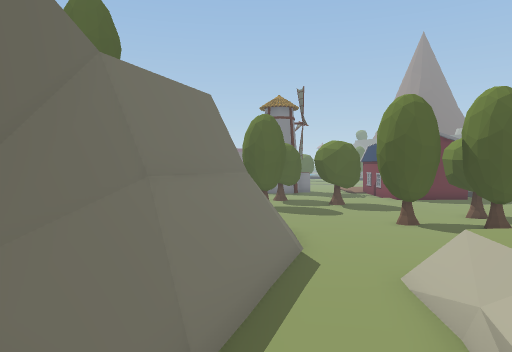
view 1 (above)

24 first-person views from a walk through a 3-D level made in the Unity game engine. The camera is 1.5 m above the floor, tilts 2° down and sees 70° across. The floor is counted in squares, 2 m on a side. Each view is taken from the middle of a square. On the plan, view 1 faces up. The plan holds only what a view shows up to about 11 squares ahead; the rest is blank. The place goes on beyond the plan. The player is left out.

view 2
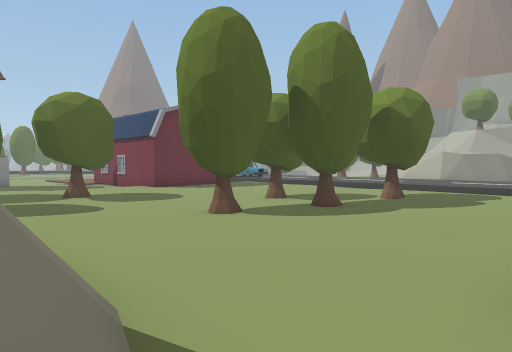

view 3
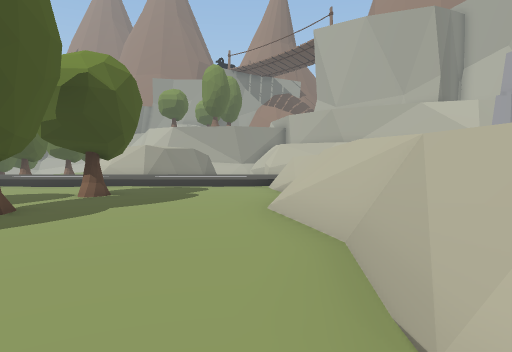

view 4
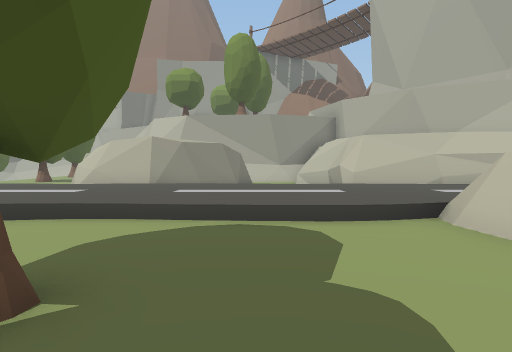

view 5
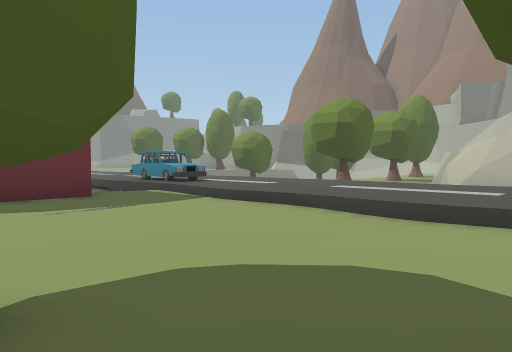

view 6
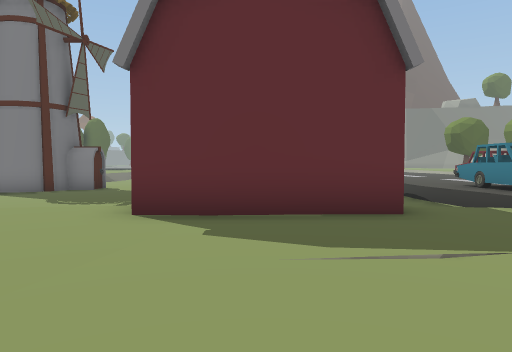

view 7
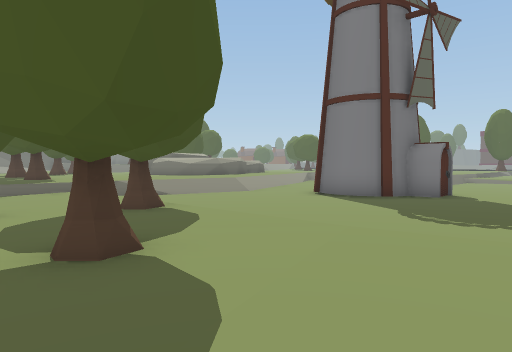

view 8
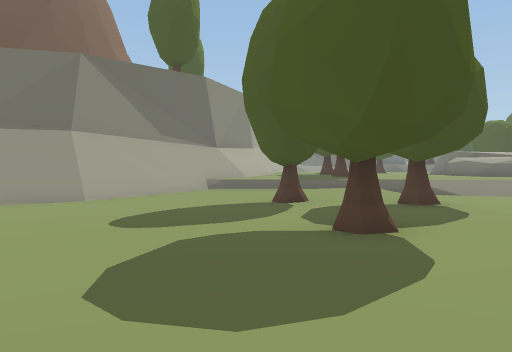

view 9
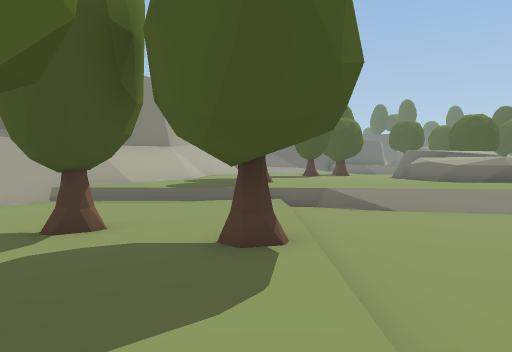

view 10
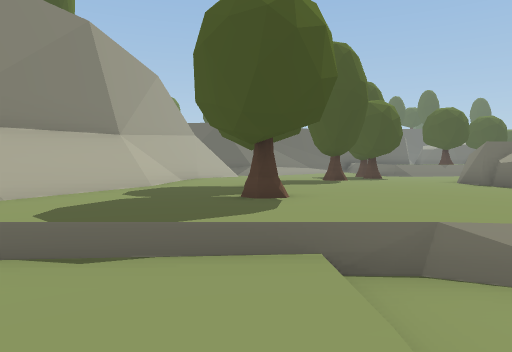

view 11
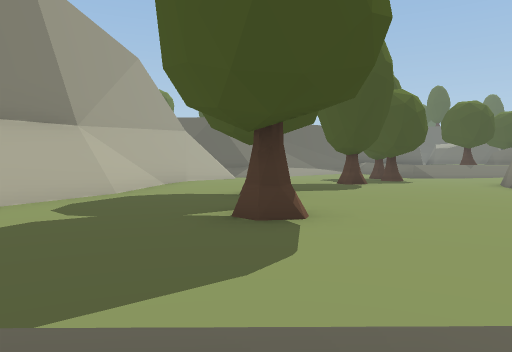

view 12
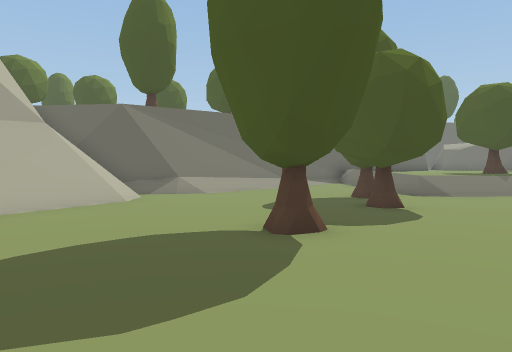

view 13
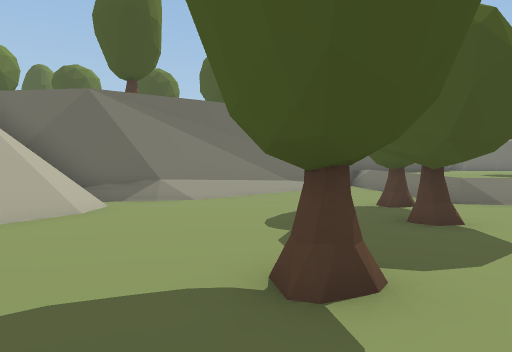

view 14
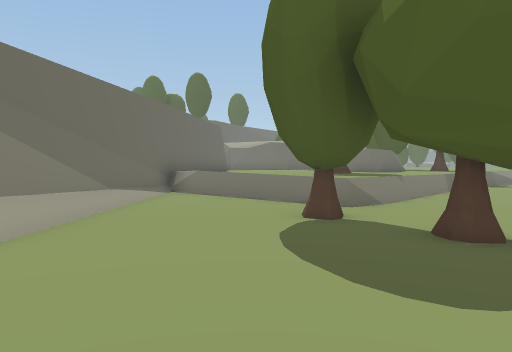

view 15
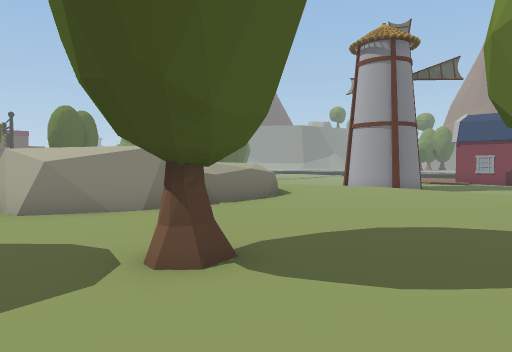

view 16
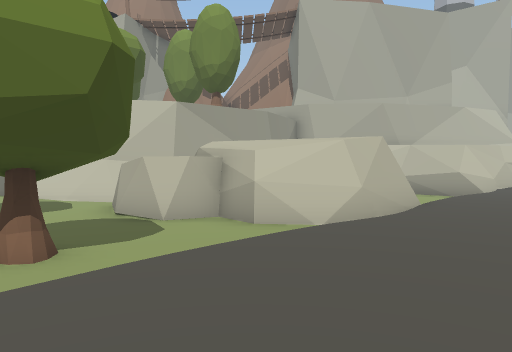

view 17
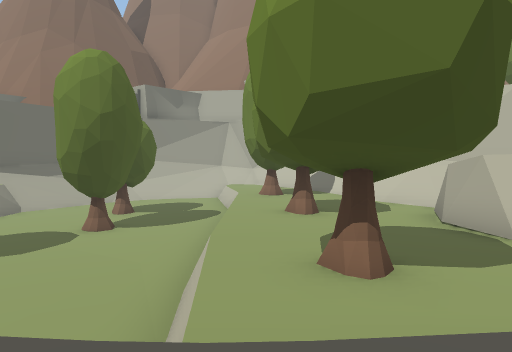

view 18
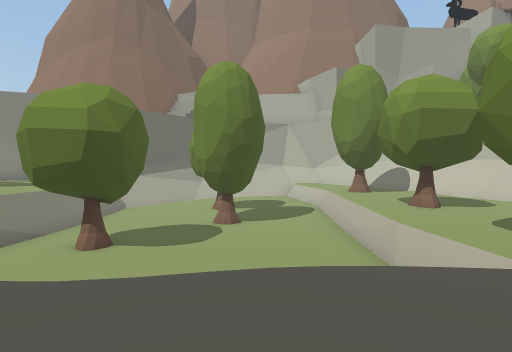

view 19
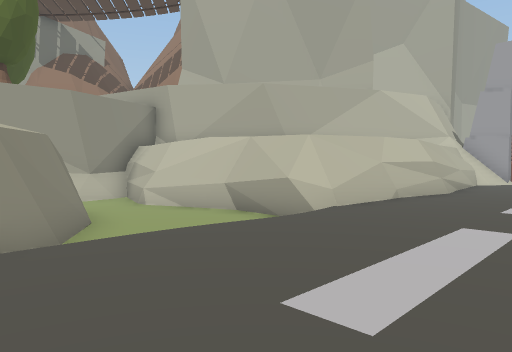

view 20
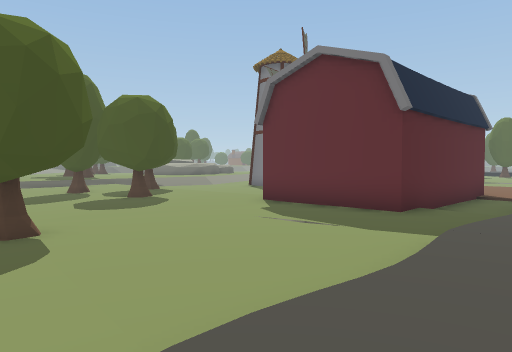

view 21
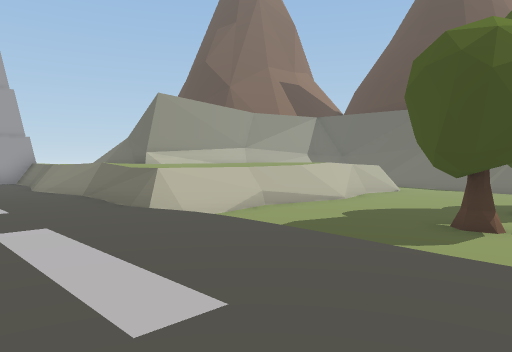

view 22
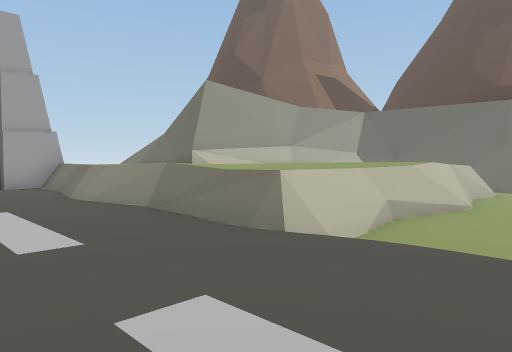

view 23
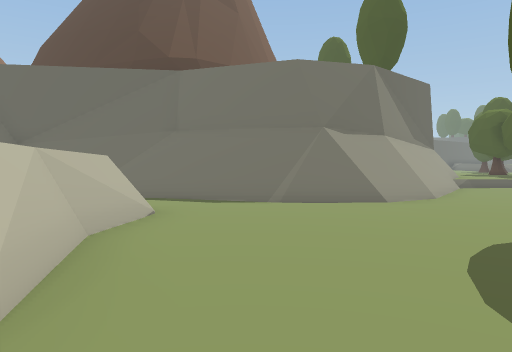

view 24
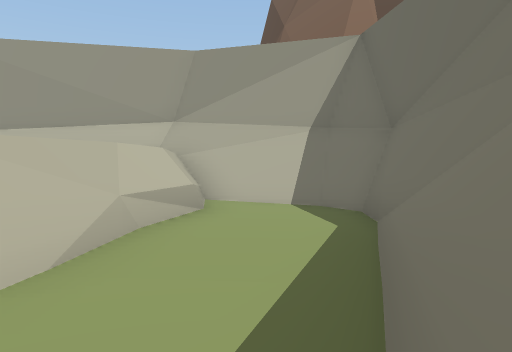

### Floor plan
Key: @ floor where view 1 was taken; # wall or solid block; x gap in a wall; . main floor; : floor 0.25 m higher than the main floor; - floor 0.25 m lower than the main floor; _ floor 0.5 m lower than the main floor; < floor 0.75 m lower than the main floor; + floor 1.5 m higher than the main floor; ( floor 1.5 m lower than the main floor; / step, stairs or slope; = window, fence, low wall or low ledge; ^ raised ledge; v drop or lower ground; T tree; C car; O other object.
Columns run from 23 left of view 1 to 27 right of it. Each row starts with its distance up from view 1.
 25 #//===#.....###^^^..:   ###__     O- ..OO    T
 24 ##/....T.T..........:/<<<<____    O/...OO  (((((((
 23  ##......T........:::/<<<<<___    O_.. ..  ((((TT(T
 22   ##........T....:::/<<<<<<___    O_.C...v (((((((
 21    ##.......T...::::/<<<<<<<__    O_.C ..v((((((((
 20     #/........:::::.=<<<<<<<<_    O_=C...#vvvvvvv(
 19     ###......::T:TT:-___T------OOOO-/....---__----T
 18      ##//=..::::::::-_____----------/....-TT__TT_-T
 17       # /#####::::::-__T___T--------.....-_________
 16       # ##  ######::.___________----.....-________#
 15       #         ####=____________---/....-__#######
 14                    ###____________--/..../###
 13                     ###________T___-.....##
 12                       ##____T____---/....##
 11                        ##_____T_-T--/..../##
 10                        ##______--T--.....__##
  9                       ###____-------.....______
  8                       #=/____-------..... ______#
  7                      ^#/____--------/.... __#####
  6                      #//__##==x======....####
  5                      ^//__#+  +++++#=....#
  4                      ##__=#   +++++ =....#
  3                      ##__##   ++++  =...##
  2                      ##__#+    ++   =...##
  1                      ^///##         =...##
  0                       #@//=         =. ..#

Positions as (right, up) in squares from view 1, and headings:
1: (0, 0), facing up
2: (0, 6), facing up-right
3: (2, 7), facing right
4: (8, 9), facing right
5: (8, 11), facing up-right
6: (9, 14), facing up
7: (7, 16), facing up-left
8: (8, 16), facing left
9: (5, 19), facing left
10: (0, 19), facing left
11: (-2, 19), facing left
12: (-7, 21), facing left
13: (-9, 21), facing left
14: (-13, 19), facing up-left
15: (-13, 19), facing up-right
16: (15, 19), facing down-right
17: (16, 19), facing right
18: (15, 22), facing right
19: (14, 12), facing down-right
20: (14, 12), facing up-left
21: (16, 12), facing down-left
22: (16, 9), facing down-left
23: (9, 8), facing left
24: (1, 8), facing down
